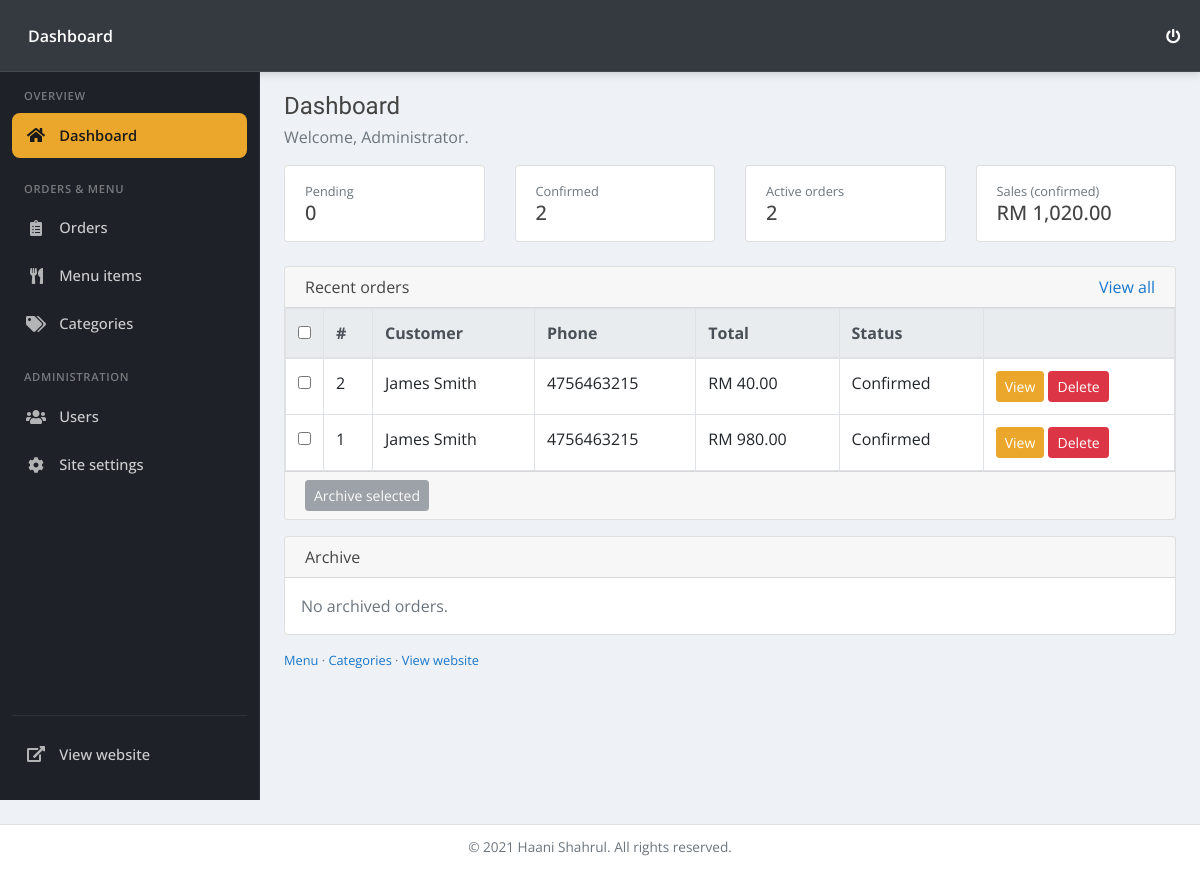
/admin/index.php?page=home (signed in), run on the app's committed database.
### tables this page shows
CREATE TABLE `orders` (
  `id` int(30) NOT NULL,
  `name` text NOT NULL,
  `address` text NOT NULL,
  `mobile` text NOT NULL,
  `email` text NOT NULL,
  `status` tinyint(1) NOT NULL DEFAULT 0,
  `archived` tinyint(1) NOT NULL DEFAULT 0
);

### admin/home.php (the view, shortened to what this page needs)
<?php
include 'db_connect.php';
$login_name = htmlspecialchars($_SESSION['login_name'] ?? 'Admin');
$active_where = "archived = 0";
$pending_count = (int)$conn->query("SELECT COUNT(*) as c FROM orders WHERE status = 0 AND ".$active_where)->fetch_assoc()['c'];
$confirmed_count = (int)$conn->query("SELECT COUNT(*) as c FROM orders WHERE status = 1 AND ".$active_where)->fetch_assoc()['c'];
$total_orders = (int)$conn->query("SELECT COUNT(*) as c FROM orders WHERE ".$active_where)->fetch_assoc()['c'];
$revenue_row = $conn->query("SELECT COALESCE(SUM(ol.qty * p.price), 0) as total
    FROM orders o
    INNER JOIN order_list ol ON ol.order_id = o.id
    INNER JOIN product_list p ON p.id = ol.product_id
    WHERE o.status = 1 AND o.archived = 0")->fetch_assoc();
$revenue_total = $revenue_row ? (float)$revenue_row['total'] : 0;
$order_total_sql = "(SELECT COALESCE(SUM(ol.qty * p.price), 0)
        FROM order_list ol
        INNER JOIN product_list p ON p.id = ol.product_id
        WHERE ol.order_id = o.id) AS order_total";
$recent_orders = $conn->query("SELECT o.*, ".$order_total_sql."
    FROM orders o
    WHERE o.archived = 0
    ORDER BY o.id DESC
    LIMIT 10");
$archived_orders = $conn->query("SELECT o.*, ".$order_total_sql."
    FROM orders o
    WHERE o.archived = 1
    ORDER BY o.id DESC");
?>
<div class="admin-dashboard">
    <h4 class="mb-1">Dashboard</h4>
    <p class="text-muted mb-3">Welcome, <?php echo $login_name ?>.</p>
    <div class="row mb-3">
        <div class="col-6 col-md-3 mb-2">
            <div class="card">
                <div class="card-body py-3">
                    <div class="text-muted small">Pending</div>
                    <div class="h5 mb-0"><?php echo $pending_count ?></div>
                </div>
            </div>
        </div>
        <div class="col-6 col-md-3 mb-2">
            <div class="card">
                <div class="card-body py-3">
                    <div class="text-muted small">Confirmed</div>
                    <div class="h5 mb-0"><?php echo $confirmed_count ?></div>
                </div>
            </div>
        </div>
        <div class="col-6 col-md-3 mb-2">
            <div class="card">
                <div class="card-body py-3">
                    <div class="text-muted small">Active orders</div>
                    <div class="h5 mb-0"><?php echo $total_orders ?></div>
                </div>
            </div>
        </div>
        <div class="col-6 col-md-3 mb-2">
            <div class="card">
                <div class="card-body py-3">
                    <div class="text-muted small">Sales (confirmed)</div>
                    <div class="h5 mb-0">RM <?php echo number_format($revenue_total, 2) ?></div>
                </div>
            </div>
        </div>
    </div>
    <div class="card mb-3">
        <div class="card-header d-flex justify-content-between align-items-center py-2">
            <span>Recent orders</span>
            <a href="index.php?page=orders">View all</a>
        </div>
        <div class="card-body p-0">
            <?php if($recent_orders && $recent_orders->num_rows > 0): ?>
            <div class="table-responsive">
                <table class="table table-bordered table-hover mb-0" id="active-orders-table">
                    <thead class="thead-light">
                        <tr>
                            <th style="width:36px;">
                                <input type="checkbox" id="select-all-orders" title="Select all">
                            </th>
                            <th>#</th>
                            <th>Customer</th>
                            <th>Phone</th>
                            <th>Total</th>
                            <th>Status</th>
                            <th></th>
                        </tr>
                    </thead>
                    <tbody>
                        <?php while($order = $recent_orders->fetch_assoc()): ?>
                        <tr data-order-id="<?php echo (int)$order['id'] ?>">
                            <td class="text-center">
                                <input type="checkbox" class="order-archive-check" value="<?php echo (int)$order['id'] ?>">
                            </td>
                            <td><?php echo (int)$order['id'] ?></td>
                            <td><?php echo htmlspecialchars($order['name']) ?></td>
                            <td><?php echo htmlspecialchars($order['mobile']) ?></td>
                            <td>RM <?php echo number_format((float)$order['order_total'], 2) ?></td>
                            <td>
                                <?php if($order['status'] == 1): ?>
                                Confirmed
                                <?php else: ?>
                                <strong>New</strong>
                                <?php endif; ?>
                            </td>
                            <td class="text-nowrap">
                                <button type="button" class="btn btn-sm btn-primary view_order" data-id="<?php echo (int)$order['id'] ?>">View</button>
                                <button type="button" class="btn btn-sm btn-danger delete_order" data-id="<?php echo (int)$order['id'] ?>">Delete</button>
                            </td>
                        </tr>
                        <?php endwhile; ?>
                    </tbody>
                </table>
            </div>
            <div class="card-footer py-2">
                <button type="button" class="btn btn-sm btn-secondary" id="archive-selected-btn" disabled>Archive selected</button>
            </div>
            <?php else: ?>
            <p class="text-muted mb-0 p-3">No orders yet.</p>
            <?php endif; ?>
        </div>
    </div>
    <div class="card">
        <div class="card-header py-2">
            <span>Archive</span>
        </div>
        <div class="card-body p-0">
            <?php if($archived_orders && $archived_orders->num_rows > 0): ?>
            <div class="table-responsive">
                <table class="table table-bordered table-sm mb-0">
                    <thead class="thead-light">
                        <tr>
                            <th>#</th>
                            <th>Customer</th>
                            <th>Phone</th>
                            <th>Total</th>
                            <th>Status</th>
                            <th></th>
                        </tr>
                    </thead>
                    <tbody>
                        <?php while($order = $archived_orders->fetch_assoc()): ?>
                        <tr>
                            <td><?php echo (int)$order['id'] ?></td>
                            <td><?php echo htmlspecialchars($order['name']) ?></td>
                            <td><?php echo htmlspecialchars($order['mobile']) ?></td>
                            <td>RM <?php echo number_format((float)$order['order_total'], 2) ?></td>
                            <td>
                                <?php if($order['status'] == 1): ?>
                                Confirmed
                                <?php else: ?>
                                New
                                <?php endif; ?>
                            </td>
                            <td class="text-nowrap">
                                <button type="button" class="btn btn-sm btn-outline-secondary view_order" data-id="<?php echo (int)$order['id'] ?>">View</button>
                                <button type="button" class="btn btn-sm btn-outline-primary unarchive_order" data-id="<?php echo (int)$order['id'] ?>">Restore</button>
                                <button type="button" class="btn btn-sm btn-outline-danger delete_order" data-id="<?php echo (int)$order['id'] ?>">Delete</button>
                            </td>
                        </tr>
                        <?php endwhile; ?>
                    </tbody>
                </table>
            </div>
            <?php else: ?>
            <p class="text-muted mb-0 p-3">No archived orders.</p>
            <?php endif; ?>
        </div>
    </div>
    <p class="text-muted small mt-3 mb-0">
        <a href="index.php?page=menu">Menu</a> &middot;
        <a href="index.php?page=categories">Categories</a> &middot;
        <a href="../index.php?page=home&preview=1" target="_blank" rel="noopener">View website</a>
    </p>
</div>

### data on the page
orders: id "2", name "James Smith", mobile "4756463215", order_total "40.00", status "Confirmed"
orders: id "1", name "James Smith", mobile "4756463215", order_total "980.00", status "Confirmed"

### other printed values
$topbar_title "Dashboard"
$login_name "Administrator"
$pending_count "0"
$confirmed_count "2"
$total_orders "2"
$revenue_total "1,020.00"
